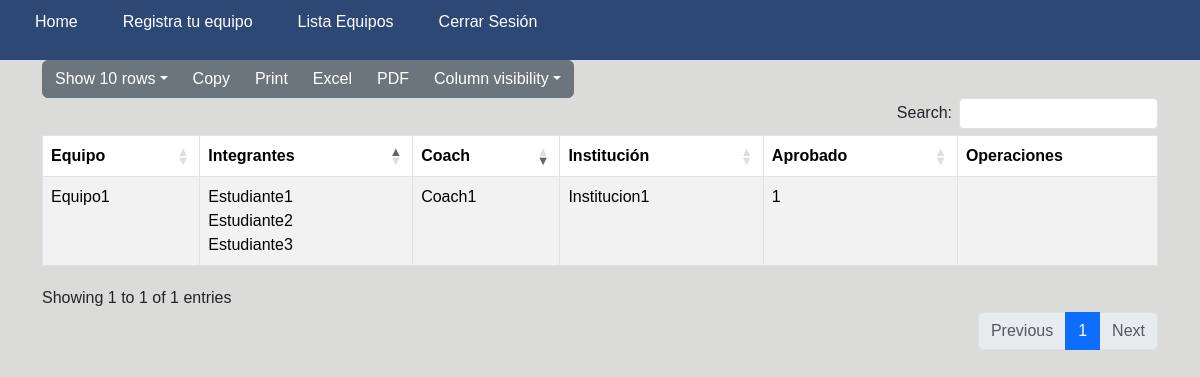
The page /Vista/ListaEquipos.php (signed in) on the database as committed earlier.
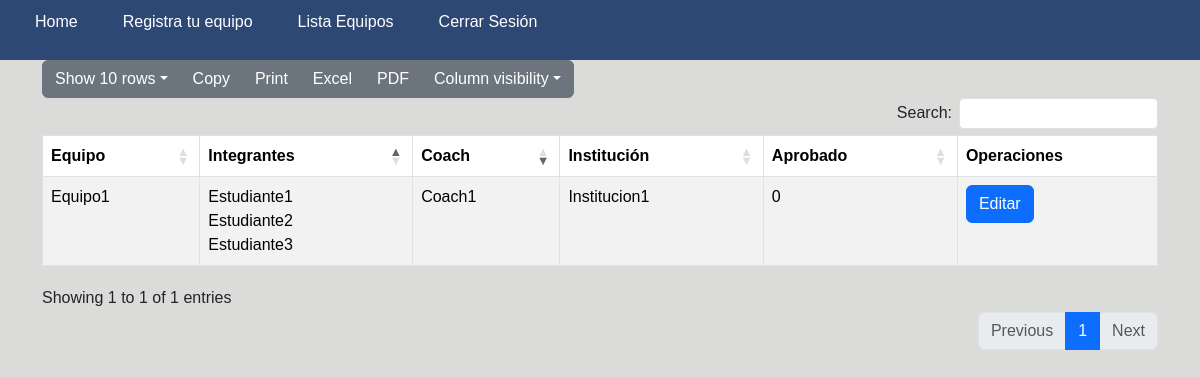
The same page on the database as committed later.
### tables this page shows
create table
    Equipos (
        IdE int auto_increment,
        NombreEquipo varchar(50) not null,
        Estudiante1 varchar(25) not null,
        Estudiante2 varchar(25) not null,
        Estudiante3 varchar(25) not null,
        Institucion varchar(25) not null,
        Coach varchar(25) not null,
        FotoEquipo VARCHAR(255),
        Aprobado int not null,
        primary key (IdE),
        foreign key (Institucion) references Instituciones (NombreI)
    );

### datos/conexion.php (called while the page is built)
<?php
class Conexion
{
    private static $servidor = 'localhost' ;
    private static $db = 'Coding' ;
    private static $usuario = 'root';
    private static $password = 'root';
    private static $puerto = '3306';
    private static $conexion  = null;
    public static function conectar()
    {
        if (self::$conexion==null)
        {
            try
            {
                self::$conexion =  new PDO( "mysql:host=".self::$servidor.";port=".self::$puerto.";dbname=".self::$db, self::$usuario, self::$password);
                self::$conexion->setAttribute(PDO::ATTR_ERRMODE, PDO::ERRMODE_EXCEPTION);
            }
            catch(PDOException $e)
            {
                exit($e->getMessage());
            }
        }
        return self::$conexion;
    }
    public static function desconectar()
    {
        self::$conexion = null;
    }
}
?>

### datos/daoEquipos.php (called while the page is built, shortened)
<?php
require_once('conexion.php');
class DAOEquipos
{
    private $conexion;
    private function conectar()
    {
        try {
            $this->conexion = Conexion::conectar();
        } catch (Exception $e) {
            die($e->getMessage());
        }
    }
    public function obtenerEquiposPorCoach($nombreCoach)
    {
        try {
            $listaEquipos = array();
            $sentenciaSQL = $this->conexion->prepare("SELECT * FROM Equipos WHERE Coach = ?");
            $sentenciaSQL->execute(array($nombreCoach));
            $resultado = $sentenciaSQL->fetchAll(PDO::FETCH_OBJ);
            foreach ($resultado as $row) {
                $equipo = new Equipos();
                $equipo->IdE = $row->IdE;
                $equipo->NombreEquipo = $row->NombreEquipo;
                $equipo->Estudiante1 = $row->Estudiante1;
                $equipo->Estudiante2 = $row->Estudiante2;
                $equipo->Estudiante3 = $row->Estudiante3;
                $equipo->Coach = $row->Coach;
                $equipo->Institucion = $row->Institucion;
                $equipo->Aprobado = $row->Aprobado;
                $listaEquipos[] = $equipo;
            }
            return $listaEquipos;
        } catch (PDOException $e) {
            return null;
        } finally {
            Conexion::desconectar();
        }
    }
}

### Vista/ListaEquipos.php (the view, shortened to what the changed rows need)
<!DOCTYPE html>
<html lang="en">
<head>
    <link rel="stylesheet" href="css/bootstrap.min.css">
    <link rel="stylesheet" href="../dt/DataTables-1.13.6/css/dataTables.bootstrap5.min.css">
    <link rel="stylesheet" href="../dt/Buttons-2.4.2/css/buttons.bootstrap5.min.css">
</head>
<body>
    <?php
    require('../Principal/menu.php');
    require_once('../Datos/daoEquipos.php');
    $nombreCoach = $_SESSION['usuario_nombre'];
    $dao = new DAOEquipos();
    if (isset($_SESSION['tipo_usuario']) && ($_SESSION['tipo_usuario'] === 'administrador' || $_SESSION['tipo_usuario'] === 'auxiliar')) {
        $listaEquipos = $dao->obtenerTodos();
    } else {
        $listaEquipos = $dao->obtenerEquiposPorCoach($nombreCoach);
    }
    ?>
    <div class="container">
        <table id="lista" class="table table-striped table-bordered">
            <thead>
                <tr>
                    <th>Equipo</th>
                    <th>Integrantes</th>
                    <th>Coach</th>
                    <th>Institución</th>
                    <th>Aprobado</th>
                    <th>Operaciones</th>
                </tr>
            </thead>
            <tbody>
                <?php
                if ($listaEquipos) {
                    foreach ($listaEquipos as $equipo) {
                        echo "<tr>",
                        "<td>{$equipo->NombreEquipo}</td>",
                        "<td>{$equipo->Estudiante1}<br>{$equipo->Estudiante2}<br>{$equipo->Estudiante3}</td>",
                        "<td>{$equipo->Coach}</td>",
                        "<td>{$equipo->Institucion}</td>",
                        "<td>{$equipo->Aprobado}</td>",
                        "<td>";
                        if (isset($_SESSION['tipo_usuario']) && ($_SESSION['tipo_usuario'] === 'administrador' || $_SESSION['tipo_usuario'] === 'auxiliar')) {
                            if ($equipo->Aprobado != 1) {
                                echo "<button class='btn btn-success btn-autorizar' id='btn-Autorizar-{$equipo->IdE}' data-idE='{$equipo->IdE}' data-equipo='{$equipo->NombreEquipo}'>Autorizar</button>",
                                "<button class='btn btn-primary btn-editar' data-idE='{$equipo->IdE}'>Editar</button>";
                            } else {
                                echo "<button class='btn btn-danger btn-eliminar' id='btn-Eliminar-{$equipo->IdE}' data-idE='{$equipo->IdE}' data-equipo='{$equipo->NombreEquipo}'>Eliminar</button>";
                            }
                        } elseif ($equipo->Aprobado != 1){
                            echo "<button class='btn btn-primary btn-editar' data-idE='{$equipo->IdE}'>Editar</button>";
                        }
                        echo "</td>",
                        "</tr>";
                    }
                } else {
                    echo "<tr><td colspan='6'>No se encontraron registros</td></tr>";
                }
                ?>
            </tbody>
        </table>
    </div>
</body>
</html>

Rows that differ between the two databases and show on the page:
changed equipos "Equipo1": Aprobado "1" → "0"; now shows "Editar"
